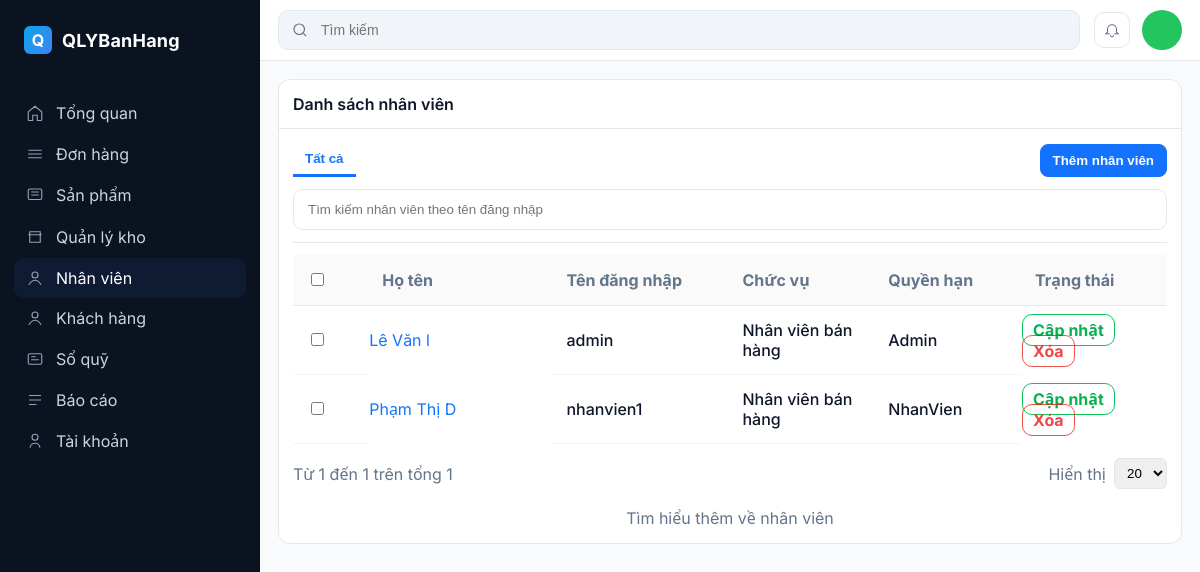
/Front-end/Trangchuafter/employee.php, run on the app's committed database.
### tables this page shows
CREATE TABLE `nguoidung` (
  `MaND` int(11) NOT NULL,
  `TenDangNhap` varchar(50) NOT NULL,
  `MatKhau` varchar(255) NOT NULL,
  `QuyenHan` enum('Admin','NhanVien','KhachHang') NOT NULL,
  `SDT` varchar(15) DEFAULT NULL,
  `MaNV` int(11) DEFAULT NULL,
  `MaKH` int(11) DEFAULT NULL
);

CREATE TABLE `nhanvien` (
  `MaNV` int(11) NOT NULL,
  `HoTen` varchar(150) NOT NULL,
  `ChucVu` varchar(100) DEFAULT NULL,
  `MaND` int(11) DEFAULT NULL,
  `SDT` varchar(15) DEFAULT NULL,
  `Email` varchar(100) DEFAULT NULL,
  `DiaChi` varchar(255) DEFAULT NULL
);

### Front-end/Trangchuafter/employee.php (the view, shortened to what this page needs)
<?php
$servername = "localhost";
$username = "root";
$password = "";
$dbname = "chuyendedinhhuongcnpm";
$conn = new mysqli($servername, $username, $password, $dbname);
$conn->set_charset("utf8");
$sql = "SELECT nv.MaNV, nv.HoTen, nv.ChucVu, nd.TenDangNhap, nd.QuyenHan
        FROM nhanvien nv
        JOIN nguoidung nd ON nv.MaNV = nd.MaND";
$result = mysqli_query($conn, $sql);
?>
<!doctype html>
<html lang="vi">
<head>
</head>
<body>
  <div class="app">
    <?php include 'headafter.php'; ?>
    <section class="content">
      <?php include 'topbar.php'; ?>
    <div class="main">
        <div class="left">
            <div class="left">
                <div class="card">
                  <div class="card-hd">Danh sách nhân viên</div>
                  <div class="card-bd">
                      <div style="border-bottom:1px solid var(--border); padding-bottom:12px; margin-bottom:12px;">
                        <nav style="display:flex; align-items:center; justify-content:space-between; gap:12px;">
                            <div style="display:flex; align-items:center; gap:12px;">
                              <button style="background:transparent; border:none; color:var(--primary); font-weight:700; padding:8px 12px; border-bottom:3px solid var(--primary);">Tất cả</button>
                            </div>
                          <div style="display:flex; gap:8px; align-items:center;">
                            <a href="quanlynv/themNV.php"><button class="btn primary">Thêm nhân viên</button></a>
                          </div>
                        </nav>
                        <form action="./quanlynv/searchNhanVien.php" method="get">
                          <div style="margin-top:12px; display:flex; gap:12px; align-items:center;">
                            <input type = "text" name = "TenDangNhap" placeholder="Tìm kiếm nhân viên theo tên đăng nhập" style="flex:1; padding:12px 14px; border:1px solid var(--border); border-radius:10px; background:#fff;" />
                          </div>
                        </form>
                    </div>
                    <div style="overflow:auto;">
                      <table style="width:100%; border-collapse:collapse; background:#fff;">
                        <thead>
                          <tr style="background:#fafafa; color:var(--muted); text-align:left;">
                            <th style="width:48px; padding:14px; border-bottom:1px solid var(--border);"><input type="checkbox" /></th>
                            <th style="padding:14px; border-bottom:1px solid var(--border); width:160px;">Họ tên</th>
                            <th style="padding:14px; border-bottom:1px solid var(--border); width:150px;">Tên đăng nhập</th>
                            <th style="padding:14px; border-bottom:1px solid var(--border); width:120px;">Chức vụ</th>
                            <th style="padding:14px; border-bottom:1px solid var(--border); width:120px;">Quyền hạn</th>
                            <th style="padding:14px; border-bottom:1px solid var(--border); width:120px;">Trạng thái</th>
                          </tr>
                        </thead>
                        <tbody>
                  <?php while ($row = $result->fetch_assoc()): ?>
                    <tr>
                      <td style="padding:14px; border-bottom:1px solid #f1f5f9; font-weight:500;"><input type="checkbox" /></td>
                      <td><a class="name" href="./quanlynv/xemNhanVien.php?MaNV=<?php echo $row["MaNV"]; ?>"><?php echo $row["HoTen"]; ?></a></td>
                      <td style="padding:14px; border-bottom:1px solid #f1f5f9; font-weight:500;"><?php echo $row["TenDangNhap"]; ?></td>
                      <td style="padding:14px; border-bottom:1px solid #f1f5f9; font-weight:500;"><?php echo $row["ChucVu"]; ?></td>
                      <td style="padding:14px; border-bottom:1px solid #f1f5f9; font-weight:500;"><?php echo $row["QuyenHan"]; ?></td>
                      <td>
                          <a class="sua" href="./quanlynv/suaNhanVien.php?MaNV=<?php echo $row["MaNV"]; ?>"><b>Cập nhật</b></a>
                          <a class="xoa" href="./quanlynv/xoaNhanVien.php?MaNV=<?php echo $row["MaNV"]; ?>"><b>Xóa</b></a>
                      </td>
                    </tr>
                  <?php endwhile; ?>
                </tbody>
                      </table>
                    </div>
                    <div style="display:flex; justify-content:space-between; align-items:center; margin-top:14px;">
                    <div style="color:var(--muted);">Từ 1 đến 1 trên tổng 1</div>
                    <div style="display:flex; align-items:center; gap:8px;">
                        <div style="color:var(--muted);">Hiển thị</div>
                        <select style="padding:6px 8px; border:1px solid var(--border); border-radius:6px;"><option>20</option></select>
                    </div>
                    </div>
                    <div style="text-align:center; margin-top:18px; color:var(--muted);">
                    Tìm hiểu thêm về <a href="#">nhân viên</a>
                    </div>
                </div>
                </div>
            </div>
        </div>
    </div>
    </section>
  </div>
</body>
</html>

### Front-end/Trangchuafter/employee.php (style rules this page uses)
:root { --bg: #0b1220; --bg-2: #0e172a; --primary: #1373ff; --text: #0f172a; --muted: #64748b; --border: #e5e7eb; --surface: #ffffff; --surface-2: #f8fafc; --chip: #eef2ff; }
html, body { height: 100%; }
body { margin: 0; font-family: Inter, system-ui, -apple-system, Segoe UI, Roboto, "Helvetica Neue", Arial, "Noto Sans", "Apple Color Emoji", "Segoe UI Emoji"; color: var(--text); background: var(--surface-2); }
a { color: inherit; text-decoration: none; }
.app { display: grid; grid-template-columns: 260px 1fr; min-height: 100vh; }
.content { display:flex; flex-direction:column; }
.main { display:grid; gap: 18px; padding: 18px; }
.btn { display:inline-flex; align-items:center; gap:8px; padding:8px 12px; border-radius:8px; border:1px solid var(--border); background:#fff; cursor:pointer; font-weight:600; }
.btn.primary { background: var(--primary); color:#fff; border-color: var(--primary); }
.card { background:#fff; border:1px solid var(--border); border-radius:12px; }
.card .card-hd { padding:14px; border-bottom:1px solid var(--border); font-weight:600; }
.card .card-bd { padding: 14px; }
.name { color: var(--primary); tex-decoration: none; }
.sua { padding:5px 10px; color: rgba(9, 176, 81, 1); border-radius: 10px; border: 1px solid rgba(14, 194, 92, 1); }
.xoa { padding:5px 10px; border-radius: 10px; color: rgb(238, 71, 71); border: 1px solid rgba(227, 20, 5, 0.72); }

### data on the page
nguoidung: MaNV.HoTen "Lê Văn l", TenDangNhap "admin", MaNV.ChucVu "Nhân viên bán hàng", QuyenHan "Admin"
nguoidung: MaNV.HoTen "Phạm Thị D", TenDangNhap "nhanvien1", MaNV.ChucVu "Nhân viên bán hàng", QuyenHan "NhanVien"
